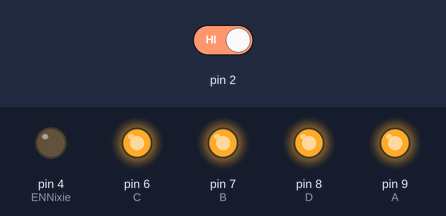
Recording of a sketch running on a simulated Arduino Uno, built with avr-gcc and run on an emulated ATmega328P. Shown: output pins drawn as LEDs (lit = HIGH). Dashed ring = blinking. Inputs (shaded band) come from the test bench; at power-on: pin 2 HIGH.

Above: at 1.2 s.
1.3 s: pin 2 driven LOW
At 2.7 s:
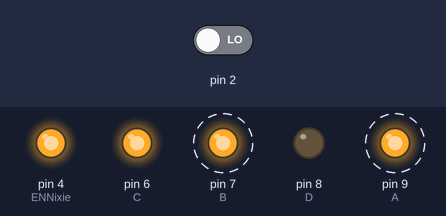
At 4.7 s:
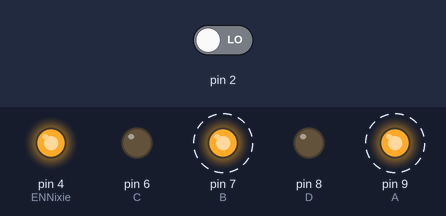
7.3 s: pin 2 driven HIGH
At 8.0 s:
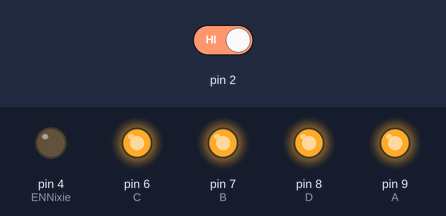
Timing chart, 0 to 10.3 s (numbered marks = the images above; inputs shaded):
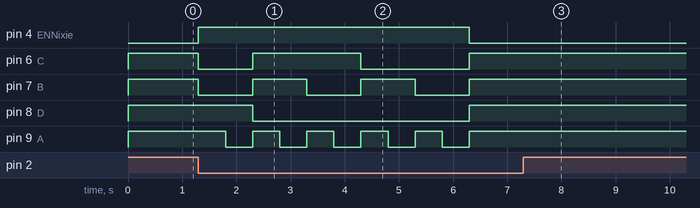

Measured:
- after the input at 1.3 s, pin 4 (ENNixie): LOW → HIGH at once, → LOW 5.0 s later; pin 6 (C): HIGH → LOW at once, → HIGH 1.0 s later, → LOW 2.0 s later, → HIGH 2.0 s later
- after the input at 7.3 s, pin 4 (ENNixie): stays LOW (without the input it goes to HIGH after 1.1 s); pin 6 (C): stays HIGH (without the input it goes to LOW after 1.1 s); pin 7 (B), pin 9 (A): stops changing and stays HIGH; pin 8 (D): stays HIGH (without the input it goes to LOW after 2.1 s)

The sketch:

test_nixie.ino
```cpp
#define A 9
#define B 7
#define C 6
#define D 8

#define ENNixie 4
#define Nixie0 digitalWrite(ENNixie, LOW)
#define Nixie1 digitalWrite(ENNixie, HIGH)


int digits [10][4] {
  {0,0,0,0},
  {0,0,0,1},
  {0,0,1,0},
  {0,0,1,1},
  {0,1,0,0},
  {0,1,0,1},
  {0,1,1,0},
  {0,1,1,1},
  {1,0,0,0},
  {1,0,0,1}};

void setup() {

  pinMode(A, OUTPUT);
  pinMode(B, OUTPUT);
  pinMode(C, OUTPUT);
  pinMode(D, OUTPUT);
  digitalWrite(A,HIGH);
  digitalWrite(B,HIGH);
  digitalWrite(C,HIGH);
  digitalWrite(D,HIGH);
  pinMode(ENNixie, OUTPUT);
  pinMode(2, INPUT);
}


void loop() {

  if(digitalRead(2) == LOW){
    Nixie1;
    for(int i=9;i>=0;i--) {
      digitalWrite(A,digits[i][3]);
      digitalWrite(B,digits[i][2]);
      digitalWrite(C,digits[i][1]);
      digitalWrite(D,digits[i][0]);
      delay(500);
    }
    digitalWrite(A,HIGH);
    digitalWrite(B,HIGH);
    digitalWrite(C,HIGH);
    digitalWrite(D,HIGH);
    Nixie0;
    delay(2000);
  }
  delay(50);


  //delay(1000);
  //Nixie0;
  //delay(1000);
}
```
